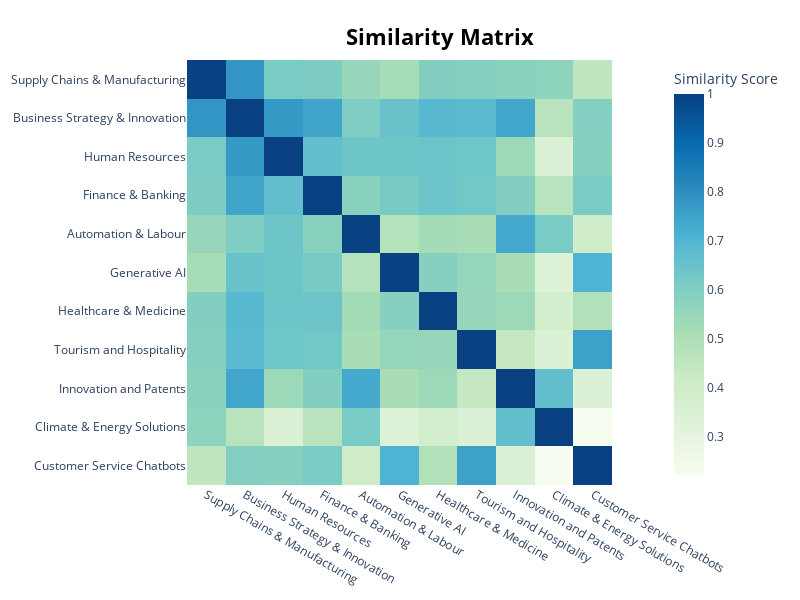

The notebook cell this image was saved under:
### Code cell
fig = topic_model.visualize_heatmap(topics = [0, 1, 2, 3, 4, 5, 6, 7, 8, 9, 10], custom_labels = True, width = 800, height = 600)
fig.show()
fig.write_image("images/pub_similarity_matrix.pdf")

### Figure 1 — Plotly figure (JSON) as saved in the notebook; plotly's stock layout.template omitted (floating-point values rounded to 4 significant figures)
{"data": [{"coloraxis": "coloraxis", "hovertemplate": "x: %{x}<br>y: %{y}<br>Similarity Score: %{z}<extra></extra>", "name": "0", "type": "heatmap", "x": ["Supply Chains & Manufacturing", "Business Strategy & Innovation", "Human Resources", "Finance & Banking", "Automation & Labour", "Generative AI", "Healthcare & Medicine", "Tourism and Hospitality", "Innovation and Patents", "Climate & Energy Solutions", "Customer Service Chatbots"], "xaxis": "x", "y": ["Supply Chains & Manufacturing", "Business Strategy & Innovation", "Human Resources", "Finance & Banking", "Automation & Labour", "Generative AI", "Healthcare & Medicine", "Tourism and Hospitality", "Innovation and Patents", "Climate & Energy Solutions", "Customer Service Chatbots"], "yaxis": "y", "z": [[1.0, 0.7837, 0.6159, 0.6045, 0.5512, 0.5189, 0.5957, 0.589, 0.5788, 0.5721, 0.449], [0.7837, 1.0, 0.7718, 0.745, 0.6024, 0.6501, 0.688, 0.6827, 0.738, 0.4701, 0.5936], [0.6159, 0.7718, 1.0, 0.665, 0.6385, 0.6387, 0.6428, 0.636, 0.5389, 0.3426, 0.5862], [0.6045, 0.745, 0.665, 1.0, 0.5798, 0.6197, 0.6415, 0.6293, 0.5958, 0.4708, 0.6142], [0.5512, 0.6024, 0.6385, 0.5798, 1.0, 0.481, 0.5252, 0.5111, 0.7328, 0.6159, 0.407], [0.5189, 0.6501, 0.6387, 0.6197, 0.481, 1.0, 0.5851, 0.5564, 0.5105, 0.3352, 0.7056], [0.5957, 0.688, 0.6428, 0.6415, 0.5252, 0.5851, 1.0, 0.5545, 0.5386, 0.3813, 0.4863], [0.589, 0.6827, 0.636, 0.6293, 0.5111, 0.5564, 0.5545, 1.0, 0.4349, 0.3475, 0.7524], [0.5788, 0.738, 0.5389, 0.5958, 0.7328, 0.5105, 0.5386, 0.4349, 1.0, 0.6639, 0.3456], [0.5721, 0.4701, 0.3426, 0.4708, 0.6159, 0.3352, 0.3813, 0.3475, 0.6639, 1.0, 0.2216], [0.449, 0.5936, 0.5862, 0.6142, 0.407, 0.7056, 0.4863, 0.7524, 0.3456, 0.2216, 1.0]]}], "layout": {"coloraxis": {"colorbar": {"title": {"text": "Similarity Score"}}, "colorscale": [[0, "rgb(247,252,240)"], [0.125, "rgb(224,243,219)"], [0.25, "rgb(204,235,197)"], [0.375, "rgb(168,221,181)"], [0.5, "rgb(123,204,196)"], [0.625, "rgb(78,179,211)"], [0.75, "rgb(43,140,190)"], [0.875, "rgb(8,104,172)"], [1, "rgb(8,64,129)"]]}, "height": 600, "hoverlabel": {"bgcolor": "white", "font": {"family": "Rockwell", "size": 16}}, "legend": {"title": {"text": "Trend"}}, "margin": {"t": 60}, "showlegend": true, "title": {"font": {"color": "Black", "size": 22}, "text": "<b>Similarity Matrix</b>", "x": 0.55, "xanchor": "center", "y": 0.95, "yanchor": "top"}, "width": 800, "xaxis": {"anchor": "y", "constrain": "domain", "domain": [0, 1], "scaleanchor": "y"}, "yaxis": {"anchor": "x", "autorange": "reversed", "constrain": "domain", "domain": [0, 1]}}}
